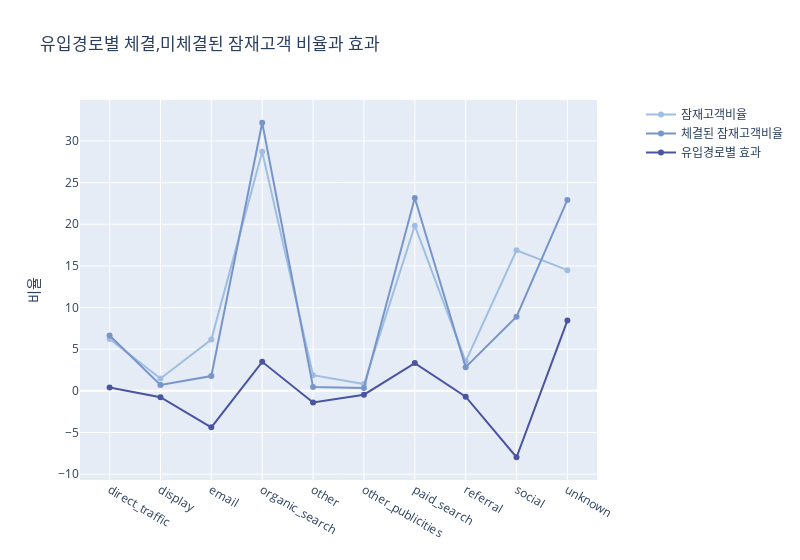

The code cell stored with this chart in its notebook:
### Code cell
a = (mql.groupby('origin').size()/mql.shape[0]*100).reset_index(name='mql')
b = (mql[mql['won_date'].notnull()]['origin'].value_counts(normalize=True)*100).reset_index(name='closed_deals')
ab = a.merge(b, on='origin')
ab['difference'] = ab['closed_deals'] - ab['mql']
print(ab)

# make_subplots를 사용하여 서로 다른 유형의 그래프 생성
fig = make_subplots(specs=[[{"secondary_y": True}]])

# 첫 번째 그래프 추가 (라인 플롯)
fig.add_trace(
    go.Scatter(
        x=ab['origin'],
        y=ab['mql'],
        name='잠재고객비율',
        marker_color='#A0BFE0'  # 막대 그래프 색상 지정
    ),
    secondary_y=False
)

# 두 번째 그래프 추가 (라인 플롯)
fig.add_trace(
    go.Scatter(
        x=ab['origin'],
        y=ab['closed_deals'],
        name='체결된 잠재고객비율',
        mode='lines+markers',
        line=dict(color='#7895CB'),  # 라인 플롯 색상 지정
        marker=dict(color='#7895CB')
    )
)
# 세 번째 그래프 추가 (라인 플롯)
fig.add_trace(
    go.Scatter(
        x=ab['origin'],
        y=ab['difference'],
        name='유입경로별 효과',
        mode='lines+markers',
        line=dict(color='#4A55A2'),  # 라인 플롯 색상 지정
        marker=dict(color='#4A55A2')
    )
)

# 레이아웃 설정
fig.update_layout(
    title='유입경로별 체결,미체결된 잠재고객 비율과 효과',  # 전체 그래프의 제목
    yaxis=dict(title='비율'),
    legend=dict(),
    width=800
)

fig.show()

### Figure 1 — Plotly figure (JSON) as saved in the notebook; plotly's stock layout.template omitted (floating-point values rounded to 4 significant figures)
{"data": [{"marker": {"color": "#A0BFE0"}, "name": "잠재고객비율", "type": "scatter", "x": ["direct_traffic", "display", "email", "organic_search", "other", "other_publicities", "paid_search", "referral", "social", "unknown"], "xaxis": "x", "y": [6.237, 1.475, 6.162, 28.7, 1.875, 0.8125, 19.82, 3.55, 16.88, 14.49], "yaxis": "y"}, {"line": {"color": "#7895CB"}, "marker": {"color": "#7895CB"}, "mode": "lines+markers", "name": "체결된 잠재고객비율", "type": "scatter", "x": ["direct_traffic", "display", "email", "organic_search", "other", "other_publicities", "paid_search", "referral", "social", "unknown"], "y": [6.651, 0.7126, 1.781, 32.19, 0.4751, 0.3563, 23.16, 2.85, 8.907, 22.92]}, {"line": {"color": "#4A55A2"}, "marker": {"color": "#4A55A2"}, "mode": "lines+markers", "name": "유입경로별 효과", "type": "scatter", "x": ["direct_traffic", "display", "email", "organic_search", "other", "other_publicities", "paid_search", "referral", "social", "unknown"], "y": [0.4133, -0.7624, -4.381, 3.485, -1.4, -0.4562, 3.334, -0.6996, -7.968, 8.434]}], "layout": {"title": {"text": "유입경로별 체결,미체결된 잠재고객 비율과 효과"}, "width": 800, "xaxis": {"anchor": "y", "domain": [0, 0.94]}, "yaxis": {"anchor": "x", "domain": [0, 1], "title": {"text": "비율"}}, "yaxis2": {"anchor": "x", "overlaying": "y", "side": "right"}}}
